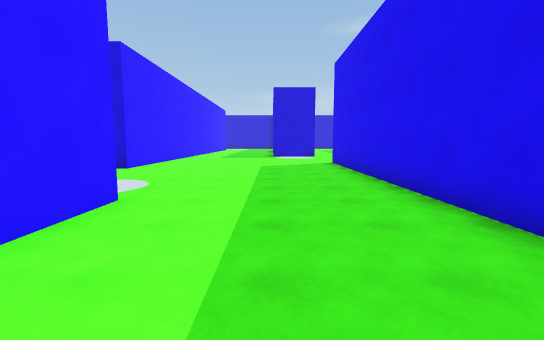
View 1 (above)

15 first-person views from a walk through a scene from a Unity 3-D project. The camera is 1.5 m above the floor, tilts 6° down and sees 90° across. The floor is counted in squares, 2 m on a side. Each view is taken from the middle of a square. On the plan, view 1 faces up. The plan holds only what a view shows up to about 10 squares ahead; the rest is blank.

View 2
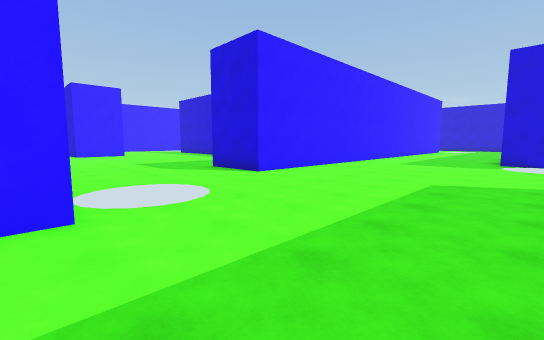

View 3
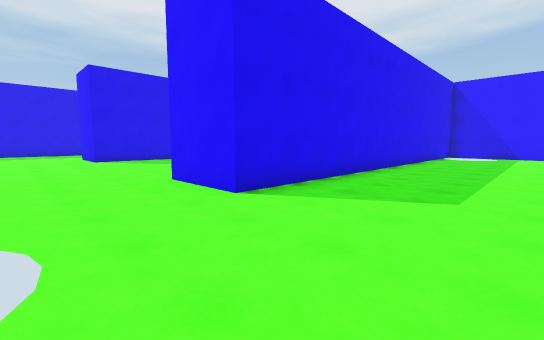

View 4
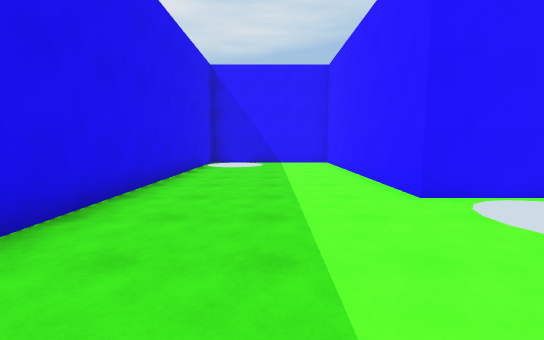

View 5
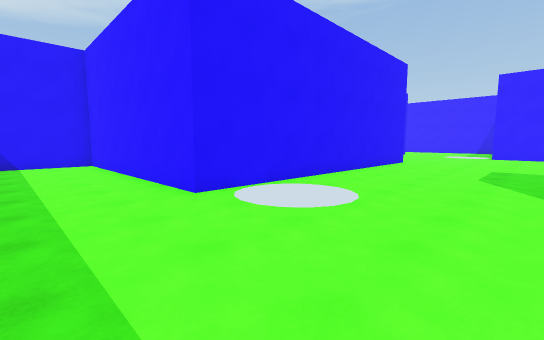

View 6
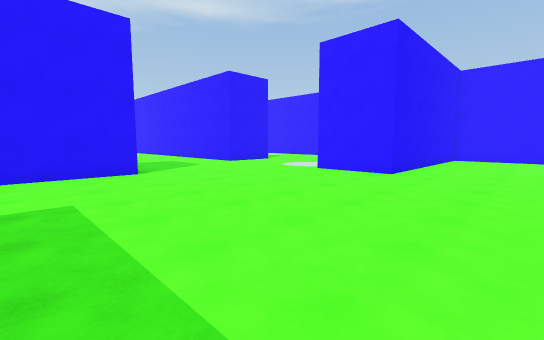

View 7
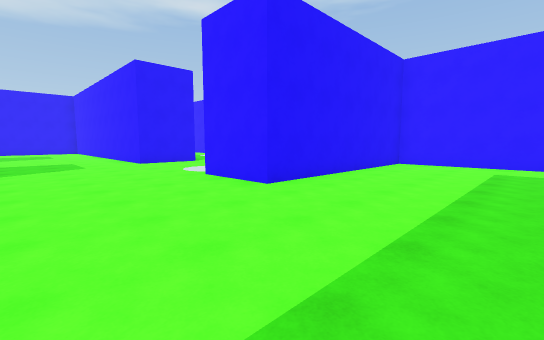

View 8
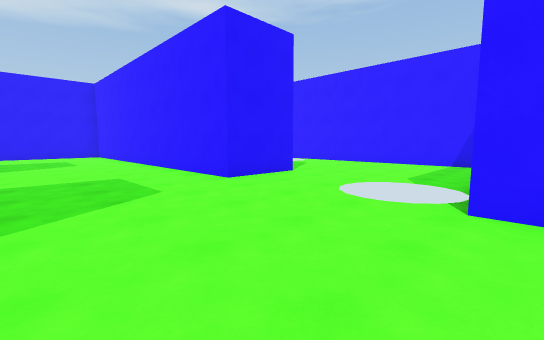

View 9
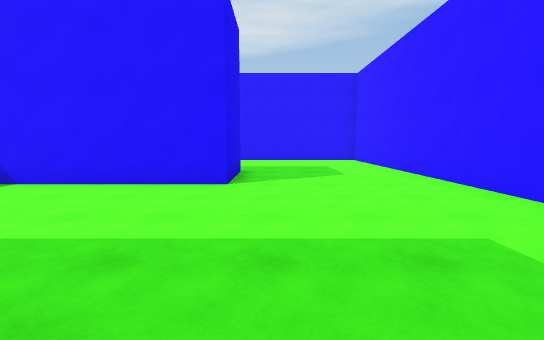

View 10
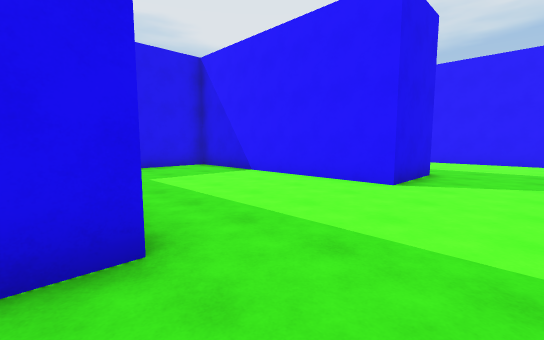

View 11
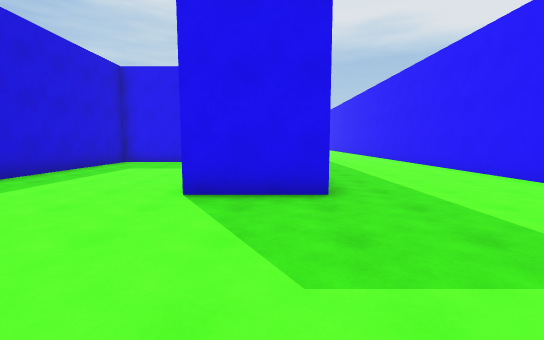

View 12
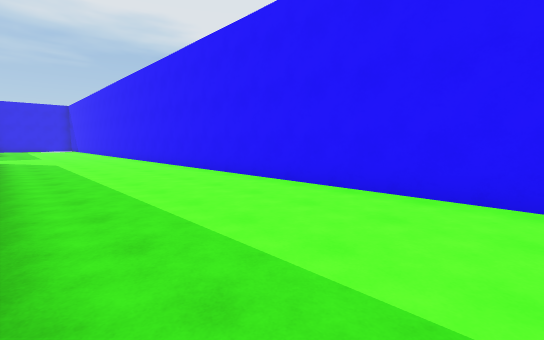

View 13
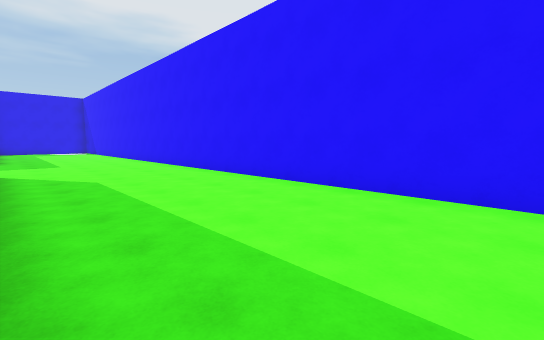

View 14
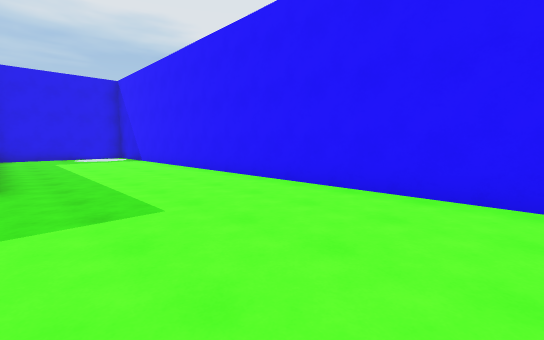

View 15
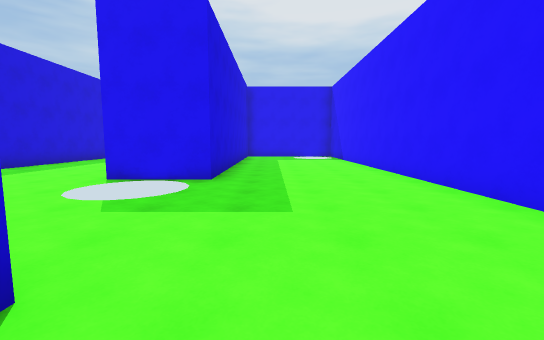

### Floor plan
Points are (right, up) in squares from view 1. A wall is a line through its corners. A room is listed if a view was taken in it or the views show most of it. See-through windows are left out.
Room 1 (views 1, 2, 3, 4, 5)
walls: (-4, 12.2) (-4, 7.6); (1.1, 13.7) (0, 13.7); (-2, 3.4) (-2, -2.7) (2.1, -2.7) (2.1, 9.6) (4.2, 9.6)
ways out: opening at (-3.5, 6.5) to room 2; gap at (-3, 4) to room 2; opening at (2, 10.3)
Room 2 (views 6, 7, 8, 9, 10, 11, 12, 13, 14, 15)
walls: (-10.2, 1.4) (-10.2, 2.1); (-10.2, 3.4) (-2, 3.4); (-10.2, -4.9) (-10.2, -2.7) (-4, -2.7) (-4, 1.4) (-8.8, 1.4); (-4, 7.6) (-6.1, 7.6); (-14.3, 1.4) (-14.3, -8); (-12.1, -8.9) (13.4, -8.9); (-20.5, 11.1) (-20.5, 7.6) (-14.3, 7.6) (-14.3, 5.4); (13.1, -4.8) (8.3, -4.8); (16.5, -5.8) (16.5, -5)
ways out: opening at (-3.5, 6.5) to room 1; gap at (-3, 4) to room 1; opening at (-15.5, 2.5); opening at (5.5, -3.5); gap at (8, -4)

Where each view was taken, in squares from view 1:
view 1: 0 up, 0 right, facing up
view 2: 3 up, 1 right, facing up-left
view 3: 12 up, 1 left, facing down-right
view 4: 7 up, 0 right, facing down
view 5: 7 up, 0 right, facing down-left
view 6: 10 up, 8 left, facing down-left
view 7: 11 up, 11 left, facing down-left
view 8: 6 up, 11 left, facing down-left
view 9: 2 up, 11 left, facing down
view 10: 2 up, 12 left, facing down-right
view 11: 4 down, 14 left, facing right
view 12: 5 down, 9 left, facing down-right
view 13: 5 down, 4 left, facing down-right
view 14: 5 down, 3 right, facing down-right
view 15: 6 down, 3 right, facing right
